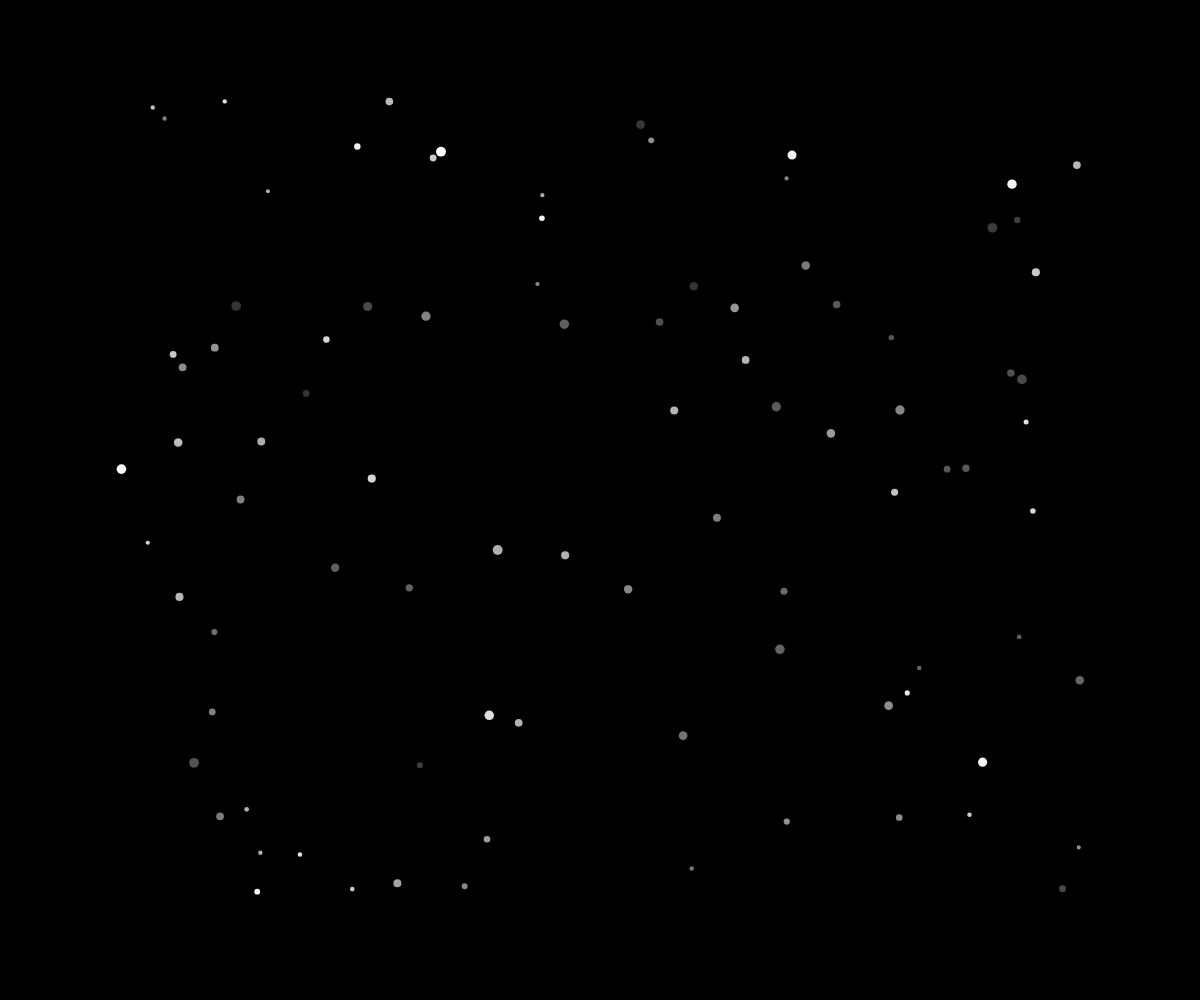
Frame 1 (no input)
Frame 60 (no input): identical to frame 1, image omitted
Frame 120 (the mouse pressed at the canvas centre since frame 60): identical to frame 1, image omitted

The p5.js sketch that drew this single still picture (run headless with seeded random() and noise() and a simulated clock; from frame 60 on, the mouse is pressed at the canvas centre):

// p5.js sketch
// ── sketch.js
var quotes = [
    [
        'I love you the more in that I believe you had liked me for my own sake and for nothing else.',
        'John Keats'
    ],
    [
        'But man is not made for defeat. A man can be destroyed but not defeated.',
        'Ernest Hemingway'
    ],
    [
        'But man is not made for defeat. A man can be destroyed but not defeated.',
        'Ernest Hemingway'
    ],
    [
        'But man is not made for defeat. A man can be destroyed but not defeated.',
        'Ernest Hemingway'
    ],
    [
        'But man is not made for defeat. A man can be destroyed but not defeated.',
        'Ernest Hemingway'
    ],
    [
        'But man is not made for defeat. A man can be destroyed but not defeated.',
        'Ernest Hemingway'
    ],
    [
        'But man is not made for defeat. A man can be destroyed but not defeated.',
        'Ernest Hemingway'
    ],
    [
        'But man is not made for defeat. A man can be destroyed but not defeated.',
        'Ernest Hemingway'
    ],
    [
        'But man is not made for defeat. A man can be destroyed but not defeated.',
        'Ernest Hemingway'
    ],
    [
        'But man is not made for defeat. A man can be destroyed but not defeated.',
        'Ernest Hemingway'
    ],
    [
        'But man is not made for defeat. A man can be destroyed but not defeated.',
        'Ernest Hemingway'
    ],
    [
        'But man is not made for defeat. A man can be destroyed but not defeated.',
        'Ernest Hemingway'
    ],
    [
        'But man is not made for defeat. A man can be destroyed but not defeated.',
        'Ernest Hemingway'
    ],
    [
        'But man is not made for defeat. A man can be destroyed but not defeated.',
        'Ernest Hemingway'
    ],
    [
        'But man is not made for defeat. A man can be destroyed but not defeated.',
        'Ernest Hemingway'
    ],
    [
        'But man is not made for defeat. A man can be destroyed but not defeated.',
        'Ernest Hemingway'
    ],
    [
        'But man is not made for defeat. A man can be destroyed but not defeated.',
        'Ernest Hemingway'
    ],
    [
        'But man is not made for defeat. A man can be destroyed but not defeated.',
        'Ernest Hemingway'
    ],
    [
        'But man is not made for defeat. A man can be destroyed but not defeated.',
        'Ernest Hemingway'
    ],
    [
        'But man is not made for defeat. A man can be destroyed but not defeated.',
        'Ernest Hemingway'
    ],
    [
        'But man is not made for defeat. A man can be destroyed but not defeated.',
        'Ernest Hemingway'
    ],
    [
        'But man is not made for defeat. A man can be destroyed but not defeated.',
        'Ernest Hemingway'
    ],
    [
        'But man is not made for defeat. A man can be destroyed but not defeated.',
        'Ernest Hemingway'
    ],
    [
        'But man is not made for defeat. A man can be destroyed but not defeated.',
        'Ernest Hemingway'
    ],
    [
        'But man is not made for defeat. A man can be destroyed but not defeated.',
        'Ernest Hemingway'
    ],
    [
        'But man is not made for defeat. A man can be destroyed but not defeated.',
        'Ernest Hemingway'
    ],
    [
        'But man is not made for defeat. A man can be destroyed but not defeated.',
        'Ernest Hemingway'
    ],
    [
        'But man is not made for defeat. A man can be destroyed but not defeated.',
        'Ernest Hemingway'
    ],
    [
        'But man is not made for defeat. A man can be destroyed but not defeated.',
        'Ernest Hemingway'
    ],
    [
        'But man is not made for defeat. A man can be destroyed but not defeated.',
        'Ernest Hemingway'
    ],
    [
        'But man is not made for defeat. A man can be destroyed but not defeated.',
        'Ernest Hemingway'
    ],
    [
        'But man is not made for defeat. A man can be destroyed but not defeated.',
        'Ernest Hemingway'
    ],
    [
        'But man is not made for defeat. A man can be destroyed but not defeated.',
        'Ernest Hemingway'
    ],
    [
        'But man is not made for defeat. A man can be destroyed but not defeated.',
        'Ernest Hemingway'
    ],
    [
        'But man is not made for defeat. A man can be destroyed but not defeated.',
        'Ernest Hemingway'
    ],
    [
        'But man is not made for defeat. A man can be destroyed but not defeated.',
        'Ernest Hemingway'
    ],
    [
        'But man is not made for defeat. A man can be destroyed but not defeated.',
        'Ernest Hemingway'
    ],
    [
        'But man is not made for defeat. A man can be destroyed but not defeated.',
        'Ernest Hemingway'
    ],
    [
        'But man is not made for defeat. A man can be destroyed but not defeated.',
        'Ernest Hemingway'
    ],
    [
        'But man is not made for defeat. A man can be destroyed but not defeated.',
        'Ernest Hemingway'
    ],
    [
        'But man is not made for defeat. A man can be destroyed but not defeated.',
        'Ernest Hemingway'
    ],
    [
        'But man is not made for defeat. A man can be destroyed but not defeated.',
        'Ernest Hemingway'
    ],
    [
        'But man is not made for defeat. A man can be destroyed but not defeated.',
        'Ernest Hemingway'
    ],
    [
        'But man is not made for defeat. A man can be destroyed but not defeated.',
        'Ernest Hemingway'
    ],
    [
        'But man is not made for defeat. A man can be destroyed but not defeated.',
        'Ernest Hemingway'
    ],
    [
        'But man is not made for defeat. A man can be destroyed but not defeated.',
        'Ernest Hemingway'
    ],
    [
        'But man is not made for defeat. A man can be destroyed but not defeated.',
        'Ernest Hemingway'
    ],
    [
        'But man is not made for defeat. A man can be destroyed but not defeated.',
        'Ernest Hemingway'
    ],
    [
        'But man is not made for defeat. A man can be destroyed but not defeated.',
        'Ernest Hemingway'
    ],
    [
        'But man is not made for defeat. A man can be destroyed but not defeated.',
        'Ernest Hemingway'
    ],
    [
        'But man is not made for defeat. A man can be destroyed but not defeated.',
        'Ernest Hemingway'
    ],
    [
        'But man is not made for defeat. A man can be destroyed but not defeated.',
        'Ernest Hemingway'
    ],
    [
        'But man is not made for defeat. A man can be destroyed but not defeated.',
        'Ernest Hemingway'
    ],
    [
        'But man is not made for defeat. A man can be destroyed but not defeated.',
        'Ernest Hemingway'
    ],
    [
        'But man is not made for defeat. A man can be destroyed but not defeated.',
        'Ernest Hemingway'
    ],
    [
        'But man is not made for defeat. A man can be destroyed but not defeated.',
        'Ernest Hemingway'
    ],
    [
        'But man is not made for defeat. A man can be destroyed but not defeated.',
        'Ernest Hemingway'
    ],
    [
        'But man is not made for defeat. A man can be destroyed but not defeated.',
        'Ernest Hemingway'
    ],
    [
        'But man is not made for defeat. A man can be destroyed but not defeated.',
        'Ernest Hemingway'
    ],
    [
        'But man is not made for defeat. A man can be destroyed but not defeated.',
        'Ernest Hemingway'
    ],
    [
        'But man is not made for defeat. A man can be destroyed but not defeated.',
        'Ernest Hemingway'
    ],
    [
        'But man is not made for defeat. A man can be destroyed but not defeated.',
        'Ernest Hemingway'
    ],
    [
        'But man is not made for defeat. A man can be destroyed but not defeated.',
        'Ernest Hemingway'
    ],
    [
        'But man is not made for defeat. A man can be destroyed but not defeated.',
        'Ernest Hemingway'
    ],
    [
        'But man is not made for defeat. A man can be destroyed but not defeated.',
        'Ernest Hemingway'
    ],
    [
        'But man is not made for defeat. A man can be destroyed but not defeated.',
        'Ernest Hemingway'
    ],
    [
        'But man is not made for defeat. A man can be destroyed but not defeated.',
        'Ernest Hemingway'
    ],
    [
        'But man is not made for defeat. A man can be destroyed but not defeated.',
        'Ernest Hemingway'
    ],
    [
        'But man is not made for defeat. A man can be destroyed but not defeated.',
        'Ernest Hemingway'
    ],
    [
        'But man is not made for defeat. A man can be destroyed but not defeated.',
        'Ernest Hemingway'
    ],
    [
        'But man is not made for defeat. A man can be destroyed but not defeated.',
        'Ernest Hemingway'
    ],
    [
        'But man is not made for defeat. A man can be destroyed but not defeated.',
        'Ernest Hemingway'
    ],
    [
        'But man is not made for defeat. A man can be destroyed but not defeated.',
        'Ernest Hemingway'
    ],
    [
        'But man is not made for defeat. A man can be destroyed but not defeated.',
        'Ernest Hemingway'
    ],
    [
        'But man is not made for defeat. A man can be destroyed but not defeated.',
        'Ernest Hemingway'
    ],
    [
        'But man is not made for defeat. A man can be destroyed but not defeated.',
        'Ernest Hemingway'
    ],
    [
        'But man is not made for defeat. A man can be destroyed but not defeated.',
        'Ernest Hemingway'
    ],
    [
        'But man is not made for defeat. A man can be destroyed but not defeated.',
        'Ernest Hemingway'
    ],
    [
        'But man is not made for defeat. A man can be destroyed but not defeated.',
        'Ernest Hemingway'
    ],
    [
        'But man is not made for defeat. A man can be destroyed but not defeated.',
        'Ernest Hemingway'
    ],
    [
        'But man is not made for defeat. A man can be destroyed but not defeated.',
        'Ernest Hemingway'
    ],
    [
        'But man is not made for defeat. A man can be destroyed but not defeated.',
        'Ernest Hemingway'
    ],
    [
        'But man is not made for defeat. A man can be destroyed but not defeated.',
        'Ernest Hemingway'
    ],
    [
        'But man is not made for defeat. A man can be destroyed but not defeated.',
        'Ernest Hemingway'
    ],
    [
        'But man is not made for defeat. A man can be destroyed but not defeated.',
        'Ernest Hemingway'
    ],
    [
        'But man is not made for defeat. A man can be destroyed but not defeated.',
        'Ernest Hemingway'
    ],
    [
        'But man is not made for defeat. A man can be destroyed but not defeated.',
        'Ernest Hemingway'
    ],
    [
        'But man is not made for defeat. A man can be destroyed but not defeated.',
        'Ernest Hemingway'
    ],
    [
        'But man is not made for defeat. A man can be destroyed but not defeated.',
        'Ernest Hemingway'
    ],
    [
        'But man is not made for defeat. A man can be destroyed but not defeated.',
        'Ernest Hemingway'
    ]
];

var stars = [];

function setup() {
    createCanvas(window.innerWidth, window.innerHeight);
    background(0);
    noStroke();

    quotes.forEach(function (quote) {
        stars.push(new Star(random(
            width * 0.1,
            width - (width * 0.1)
        ), random(
            height * 0.1,
            height - (height * 0.1)
        ), quote[0], quote[1]));
    });
}

function draw() {
    background(0);
    stars.forEach(function (star) {
        star.draw();
    });
}

// ── Star.js
function Star(x, y, quote, author) {
    this.pos = new p5.Vector(x,y);
    this.r = random(4,10);
    this.quote = quote;
    this.author = author;
    this.opacity = random(50,255);
    this.quoteOpacity = 0;

    this.draw = function() {
        // if mouse hovers over star
        if(this.pos.dist(createVector(mouseX,mouseY)) < this.r) {
            fill(255, this.quoteOpacity);
            noStroke();
            textStyle(ITALIC);
            text('"'+this.quote+'"', this.pos.x + 10, this.pos.y + 40, 200);
            textStyle(NORMAL);
            text('- '+this.author, this.pos.x + 10, this.pos.y + 20);
            this.quoteOpacity += 5;
        } else {
            this.quoteOpacity = 0;
        }
        fill(255, this.opacity);
        ellipse(this.pos.x, this.pos.y, this.r, this.r);
    }
}
